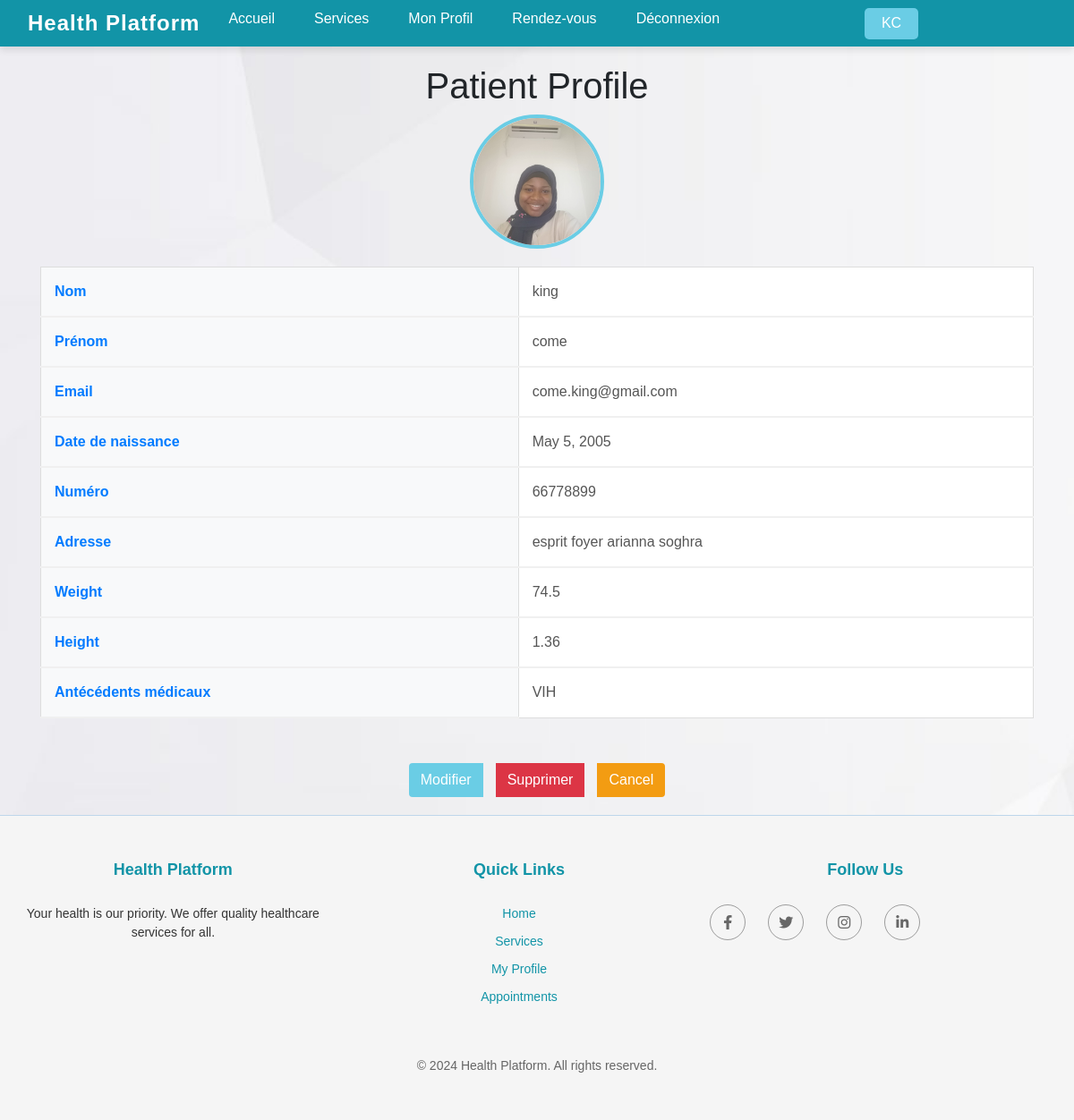
/patients/list/1/, run on the app's committed database.
### patients/models.py (models this page shows, shortened)
class Patient(models.Model):
    GENRE_CHOICES = [
        ('M', 'Male'),
        ('F', 'Female'),
        ('O', 'other'),
    ]
    user = models.OneToOneField(settings.AUTH_USER_MODEL, on_delete=models.CASCADE)  # Lien avec le modèle d'utilisateur
    num_id = models.CharField(max_length=20, unique=True, editable=False)
    dob = models.DateField()
    numero = models.CharField(max_length=15)
    adresse = models.CharField(max_length=255)
    antecedents_medicaux = models.TextField(blank=True, null=True)
    genre = models.CharField(max_length=1, choices=GENRE_CHOICES, default='M')
    photo_profil = models.ImageField(upload_to='profiles/', blank=True, null=True)
    poids = models.FloatField(null=True, blank=True)  # Poids du patient en kg
    taille = models.FloatField(null=True, blank=True)  # Taille du patient en cm

### accounts/models.py (models this page shows, shortened)
class CustomUser(AbstractUser):
    email = models.EmailField(unique=True)  # E-mail unique pour l'authentification
    nom = models.CharField(max_length=100, blank=True)
    prenom = models.CharField(max_length=100, blank=True)
    username = None
    is_staff = models.BooleanField(default=False)
    USERNAME_FIELD = 'email'
    REQUIRED_FIELDS = []  # Aucun champ requis à la création de l'utilisateur
    objects = CustomUserManager()

### patients/views.py (the view)
# urls.py: path('list/<int:patient_id>/', views.list_patient, name='list_patient'),
def list_patient(request, patient_id):
    patient = get_object_or_404(Patient, id=patient_id)
    return render(request, 'list_patient.html', {'patient': patient})

### patients/templates/list_patient.html (shortened to what this page needs)
<!DOCTYPE html>
<html lang="en">
<head>
    {% load static %}
    <link rel="stylesheet" href="https://cdnjs.cloudflare.com/ajax/libs/animate.css/4.1.1/animate.min.css"/>
    <link rel="stylesheet" href="{% static 'assets/css/main.css' %}">
    <link rel="stylesheet" href="{% static 'assets/css/styles.css' %}">
    <link rel="stylesheet" href="https://cdnjs.cloudflare.com/ajax/libs/font-awesome/6.0.0-beta3/css/all.min.css" />
</head>
<body>
    <header class="navbar">
        <div class="container">
            <nav>
                <a href="{% url 'home' %}" class="navbar-logo">Health Platform</a>
                <ul class="navbar-links">
                    <li><a href="{% url 'home_patient' %}">Accueil</a></li>
                    <li><a href="#services">Services</a></li>
                    <li><a href="{% url 'list_patient' patient.id %}">Mon Profil</a></li>
                    <li><a href="#appointments">Rendez-vous</a></li>
                    {% if patient %}
                    <li><a href="{% url 'logout' %}">Déconnexion</a></li>
                    <li>
                        <a href="{% url 'list_patient' patient.id %}" class="user-initials">
                            {{ patient.user.nom|slice:":1"|upper }}{{ patient.user.prenom|slice:":1"|upper }}
                        </a>
                    </li>
                    {% else %}
                    <li><a href="{% url 'login' %}">Connexion</a></li>
                    {% endif %}
                </ul>
            </nav>
        </div>
    </header>
    <div class="container">
        <h1 class="animate__animated animate__fadeInDown">Patient Profile</h1>
        <div class="profile-photo-container">
            {% if patient.photo_profil %}
                <img src="{{ patient.photo_profil.url }}" alt="Profile Photo" class="profile-photo">
            {% else %}
                <img src="{% static 'assets/img/default_profile_image.jpg' %}" alt="Default Profile Photo" class="profile-photo">
            {% endif %}
        </div>
        <table class="profile-table animate__animated animate__fadeIn animate__delay-1s">
            <tbody>
                <tr>
                    <th>Nom</th>
                    <td>{{ patient.user.nom }}</td>
                </tr>
                <tr>
                    <th>Prénom</th>
                    <td>{{ patient.user.prenom }}</td>
                </tr>
                <tr>
                    <th>Email</th>
                    <td>{{ patient.user.email }}</td>
                </tr>
                <tr>
                    <th>Date de naissance</th>
                    <td>{{ patient.dob }}</td>
                </tr>
                <tr>
                    <th>Numéro</th>
                    <td>{{ patient.numero }}</td>
                </tr>
                <tr>
                    <th>Adresse</th>
                    <td>{{ patient.adresse }}</td>
                </tr>
                <tr>
                    <th>Weight</th>
                    <td>{{ patient.poids }}</td>
                </tr>
                <tr>
                    <th>Height</th>
                    <td>{{ patient.taille }}</td>
                </tr>
                <tr>
                    <th>Antécédents médicaux</th>
                    <td>
                        {% if patient.antecedents_medicaux %}
                            {{ patient.antecedents_medicaux }}
                        {% else %}
                            Aucuns antécédents médicaux enregistrés.
                        {% endif %}
                    </td>
                </tr>
            </tbody>
        </table>
        <div class="btn-group animate__animated animate__fadeInUp animate__delay-2s">
            <a href="{% url 'update_patient' patient.id %}" class="btn btn-update">Modifier</a>
            <a href="{% url 'delete_patient' patient.id %}" class="btn btn-danger">Supprimer</a>
            <a href="{% url 'home_patient' %}" class="btn btn-cancel">Cancel</a>
        </div>
    </div>
    <footer class="footer">
        <div class="container">
            <div class="footer-content">
                <div class="footer-section">
                    <h4>Health Platform</h4>
                    <p>Your health is our priority. We offer quality healthcare services for all.</p>
                </div>
                <div class="footer-section">
                    <h4>Quick Links</h4>
                    <ul>
                        <li><a href="{% url 'main' %}">Home</a></li>
                        <li><a href="#services">Services</a></li>
                        <li><a href="{% url 'list_patient' patient.id %}">My Profile</a></li>
                        <li><a href="#appointments">Appointments</a></li>
                    </ul>
                </div>
                <div class="footer-section">
                    <h4>Follow Us</h4>
                    <ul class="social-links">
                        <li><a href="#" class="social-icon"><i class="fab fa-facebook-f"></i></a></li>
                        <li><a href="#" class="social-icon"><i class="fab fa-twitter"></i></a></li>
                        <li><a href="#" class="social-icon"><i class="fab fa-instagram"></i></a></li>
                        <li><a href="#" class="social-icon"><i class="fab fa-linkedin-in"></i></a></li>
                    </ul>
                </div>
            </div>
            <div class="footer-bottom">
                <p>&copy; 2024 Health Platform. All rights reserved.</p>
            </div>
        </div>
    </footer>
    <link rel="stylesheet" href="https://maxcdn.bootstrapcdn.com/bootstrap/4.0.0/css/bootstrap.min.css">
</body>
</html>

### static/assets/css/main.css (style rules this page uses)
body { margin: 0; font-family: Arial, sans-serif; color: #333; background: url('assets/img/img1.jpg') no-repeat center center fixed; background-size: cover; }
.footer { position: relative; bottom: 0; width: 100%; background-color: rgba(255, 255, 255, 0.8); padding: 10px 0; text-align: center; font-size: 14px; color: #555; }
* { padding: 0; margin: 0; box-sizing: border-box; font-family: "Poppins", sans-serif; }
body { font-family: 'Roboto', sans-serif; margin: 0; padding: 0; background-color: #f4f7fa; color: #333; }
footer { background-color: #1294A7; color: white; padding: 20px; text-align: center; }
footer p { margin: 0; }
.container { width: 80%; margin: 0 auto; text-align: center; }
table { width: 100%; margin-bottom: 20px; border-collapse: collapse; }
table, th, td { border: 1px solid #ddd; }
th, td { padding: 10px; text-align: left; }
.btn-group { display: flex; justify-content: center; }
:root { --default-font: "Roboto", system-ui, -apple-system, "Segoe UI", Roboto, "Helvetica Neue", Arial, "Noto Sans", "Liberation Sans", sans-serif, "Apple Color Emoji", "Segoe UI Emoji", "Segoe UI Symbol", "Noto Color Emoji"; --heading-font: "Poppins", sans-serif; --nav-font: "Raleway", sans-serif; }
:root { --background-color: #ffffff; --default-color: #444444; --heading-color: #2c4964; --accent-color: #1977cc; --surface-color: #ffffff; --contrast-color: #ffffff; }
:root { --nav-color: #2c4964; --nav-hover-color: #1977cc; --nav-mobile-background-color: #ffffff; --nav-dropdown-background-color: #ffffff; --nav-dropdown-color: #2c4964; --nav-dropdown-hover-color: #1977cc; }
:root { scroll-behavior: smooth; }
body { color: var(--default-color); background-color: var(--background-color); font-family: var(--default-font); }
a { color: var(--accent-color); text-decoration: none; transition: 0.3s; }
h1, h2, h3, h4, h5, h6 { color: var(--heading-color); font-family: var(--heading-font); }
.footer { color: var(--default-color); background-color: var(--background-color); border-top: 1px solid color-mix(in srgb, var(--accent-color), transparent 75%); font-size: 14px; position: relative; }
.footer .social-links a { display: flex; align-items: center; justify-content: center; width: 40px; height: 40px; border-radius: 50%; border: 1px solid color-mix(in srgb, var(--default-color), transparent 50%); font-size: 16px; color: color-mix(in srgb, var(--default-color), transparent 20%); margin-right: 10px; transition: 0.3s; }
.footer h4 { font-size: 16px; font-weight: bold; position: relative; padding-bottom: 12px; }

### patients/templates/list_patient.html (style rules this page uses)
.container { max-width: 1200px; margin: 0 auto; padding: 20px; font-family: 'Arial', sans-serif; }
h1 { text-align: center; font-size: 36px; color: #333; font-weight: bold; margin-bottom: 30px; }
.profile-table { width: 100%; border-collapse: collapse; margin: 20px 0; animation: fadeIn 1s ease-in-out; }
.profile-table th, .profile-table td { padding: 15px; text-align: left; border-bottom: 2px solid #f0f0f0; }
.profile-table th { background-color: #f8f9fa; color: #007bff; font-weight: 600; }
.profile-table td { background-color: #ffffff; color: #555; font-size: 16px; }
.profile-table tr:last-child td { border-bottom: none; }
.btn-group { display: flex; justify-content: center; gap: 15px; margin-top: 30px; }
.btn { padding: 12px 30px; font-size: 16px; font-weight: bold; text-decoration: none; border-radius: 5px; text-align: center; transition: transform 0.3s ease, background-color 0.3s ease; }
.btn-update { background-color: #6ACDE5; color: white; border: none; }
.btn-danger { background-color: #e74c3c; color: white; border: none; }
.btn-cancel { background-color: #f39c12; color: white; border: none; }
.profile-photo-container { text-align: center; margin-bottom: 20px; }
.profile-photo { width: 150px; height: 150px; border-radius: 50%; object-fit: cover; border: 4px solid #6ACDE5; }
.profile-photo-container img { background-color: #f0f0f0; }

### data on the page
Patient: user.nom "K", user.prenom "C", photo_profil (picture), user.nom "king", user.prenom "come", user.email "come.king@gmail.com", dob "May 5, 2005", numero "66778899", adresse "esprit foyer arianna soghra", poids "74.5", taille "1.36", antecedents_medicaux "VIH"
